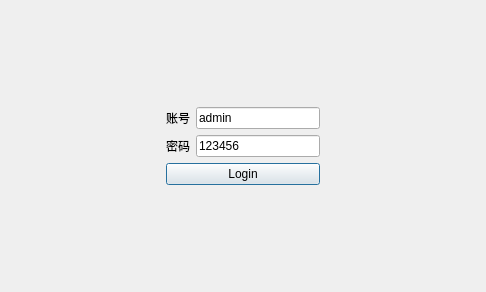
<?xml version="1.0" encoding="UTF-8"?>
<ui version="4.0">
 <class>LoginDialog</class>
 <widget class="QDialog" name="LoginDialog">
  <property name="geometry">
   <rect>
    <x>0</x>
    <y>0</y>
    <width>486</width>
    <height>292</height>
   </rect>
  </property>
  <property name="windowTitle">
   <string>Dialog</string>
  </property>
  <layout class="QGridLayout" name="gridLayout_2">
   <item row="0" column="0">
    <layout class="QGridLayout" name="gridLayout">
     <item row="1" column="1">
      <layout class="QHBoxLayout" name="horizontalLayout">
       <item>
        <widget class="QLabel" name="label">
         <property name="text">
          <string>账号</string>
         </property>
        </widget>
       </item>
       <item>
        <widget class="QLineEdit" name="lineEdit_UserName">
         <property name="text">
          <string>admin</string>
         </property>
        </widget>
       </item>
      </layout>
     </item>
     <item row="2" column="1">
      <layout class="QHBoxLayout" name="horizontalLayout_2">
       <item>
        <widget class="QLabel" name="label_2">
         <property name="text">
          <string>密码</string>
         </property>
        </widget>
       </item>
       <item>
        <widget class="QLineEdit" name="lineEdit_PassWord">
         <property name="text">
          <string>123456</string>
         </property>
        </widget>
       </item>
      </layout>
     </item>
     <item row="3" column="1">
      <widget class="QPushButton" name="loginButton">
       <property name="text">
        <string>Login</string>
       </property>
      </widget>
     </item>
     <item row="4" column="1">
      <spacer name="verticalSpacer">
       <property name="orientation">
        <enum>Qt::Vertical</enum>
       </property>
       <property name="sizeHint" stdset="0">
        <size>
         <width>20</width>
         <height>40</height>
        </size>
       </property>
      </spacer>
     </item>
     <item row="0" column="1">
      <spacer name="verticalSpacer_2">
       <property name="orientation">
        <enum>Qt::Vertical</enum>
       </property>
       <property name="sizeHint" stdset="0">
        <size>
         <width>20</width>
         <height>40</height>
        </size>
       </property>
      </spacer>
     </item>
     <item row="3" column="0">
      <spacer name="horizontalSpacer">
       <property name="orientation">
        <enum>Qt::Horizontal</enum>
       </property>
       <property name="sizeHint" stdset="0">
        <size>
         <width>100</width>
         <height>20</height>
        </size>
       </property>
      </spacer>
     </item>
     <item row="3" column="2">
      <spacer name="horizontalSpacer_2">
       <property name="orientation">
        <enum>Qt::Horizontal</enum>
       </property>
       <property name="sizeHint" stdset="0">
        <size>
         <width>100</width>
         <height>20</height>
        </size>
       </property>
      </spacer>
     </item>
    </layout>
   </item>
  </layout>
 </widget>
 <resources/>
 <connections/>
</ui>
